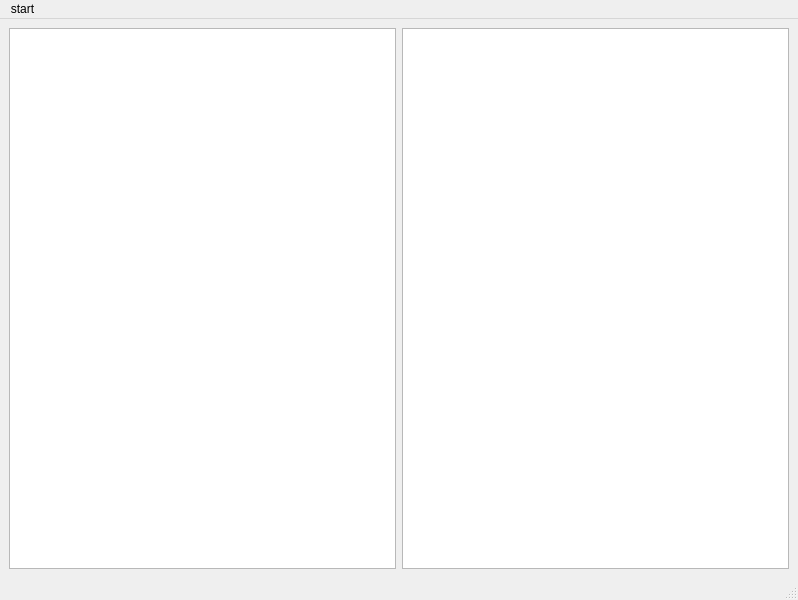
<?xml version="1.0" encoding="UTF-8"?>
<ui version="4.0">
 <class>MainWindow</class>
 <widget class="QMainWindow" name="MainWindow">
  <property name="geometry">
   <rect>
    <x>0</x>
    <y>0</y>
    <width>798</width>
    <height>600</height>
   </rect>
  </property>
  <property name="windowTitle">
   <string>DiplomProject</string>
  </property>
  <widget class="QWidget" name="centralwidget">
   <layout class="QGridLayout" name="gridLayout">
    <item row="0" column="0">
     <widget class="QPlainTextEdit" name="plainTextEdit">
      <property name="documentTitle">
       <string/>
      </property>
      <property name="readOnly">
       <bool>true</bool>
      </property>
      <property name="plainText">
       <string/>
      </property>
      <property name="cursorWidth">
       <number>1</number>
      </property>
      <property name="textInteractionFlags">
       <set>Qt::TextSelectableByMouse</set>
      </property>
      <property name="backgroundVisible">
       <bool>false</bool>
      </property>
     </widget>
    </item>
    <item row="0" column="1">
     <widget class="QPlainTextEdit" name="plainTextEdit_2"/>
    </item>
   </layout>
  </widget>
  <widget class="QMenuBar" name="menubar">
   <property name="geometry">
    <rect>
     <x>0</x>
     <y>0</y>
     <width>798</width>
     <height>20</height>
    </rect>
   </property>
   <widget class="QMenu" name="menustart">
    <property name="title">
     <string>start</string>
    </property>
    <addaction name="actionloadFiles"/>
   </widget>
   <addaction name="menustart"/>
  </widget>
  <widget class="QStatusBar" name="statusbar"/>
  <action name="actionloadFiles">
   <property name="text">
    <string>loadFiles</string>
   </property>
  </action>
 </widget>
 <resources/>
 <connections/>
</ui>
